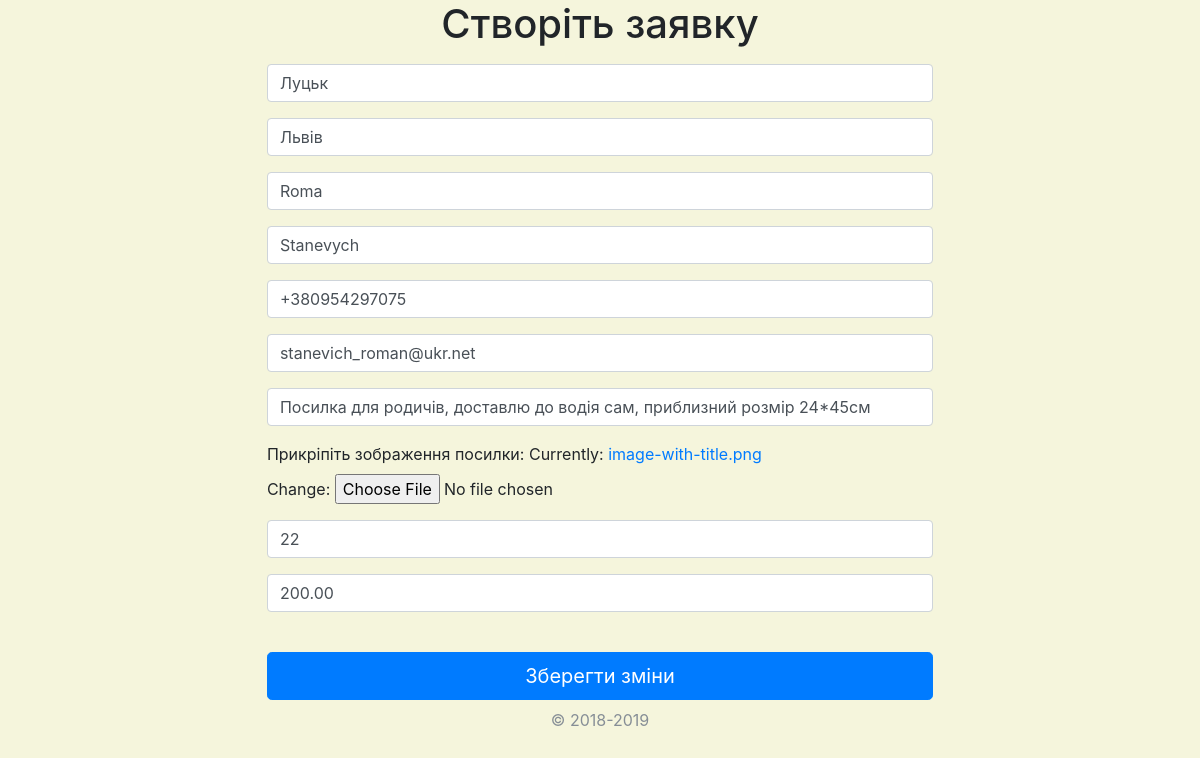
Screenshot of /accounts/7/update/ with the database file from the repository.
### accounts/models.py (models this page shows, shortened)
class Box(models.Model):
    author = models.ForeignKey(settings.AUTH_USER_MODEL, on_delete=models.CASCADE, related_name='boxs2', blank=True)
    From = models.CharField(max_length=100)
    To = models.CharField(max_length=100)
    name = models.CharField(max_length=50)
    lastName = models.CharField(max_length=50)
    number = models.CharField(max_length=50)
    email = models.EmailField()
    description = models.TextField()
    image = models.FileField()
    wiegth = models.IntegerField()
    price = models.DecimalField(max_digits=9, decimal_places=2)

### accounts/views.py (the view)
# urls.py: re_path(r'^(?P<id>\d+)/update/', views.box_update, name='update'),
def box_update(request, id=None):
    instance = get_object_or_404(Box, id=id)
    form = CreateBox(request.POST or None, instance=instance)
    if form.is_valid():
        instance = form.save(commit=False)
        instance.save()
        return redirect('accounts:user_post')
    context = {
        "From": instance.From,
        "form": form
    }
    return render(request, 'accounts/update_box.html', context)

### accounts/templates/accounts/update_box.html (shortened to what this page needs)
{% extends 'layout.html' %}
{% block content %}
    <h1 class="text-center">Створіть заявку</h1>
<div class="d-flex justify-content-center align-items-center">
        <form action="." method="POST" enctype="multipart/form-data">
            {{ form.as_p }}
            <input type="submit" class="btn btn-lg btn-primary mt-4 text-center" style="width: 100%;"
                   value="Зберегти зміни"/>
            <p class="mt-2 text-muted text-center">&copy; 2018-2019</p>
        </form>
</div>
{% endblock %}

### start/static/css/main.css (style rules this page uses)
* { margin: 0; padding: 0; box-sizing: border-box; }
body { background-color: beige; }

### rows the page displays
Box: From "Луцьк", To "Львів", name "Roma", lastName "Stanevych", number "+380954297075", email "stanevich_roman@ukr.net", description "Посилка для родичів, доставлю до водія сам, приблизний розмір 24*45см", wiegth "22", price "200.00"
